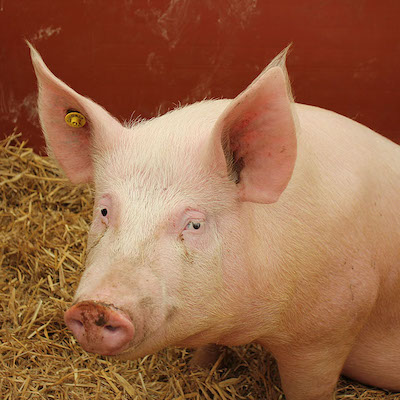
#> input picture Image Adversaries 101/pig.jpg, 400 x 400 px
$ python train_lbp.py --dataset '../Image Adversaries 101'
#> lines starting #> are read from the running program, lines starting #| are printed output that depends on the picture
### Deep Learning 130/Preprocessing/local_binary_pattrens.py
from skimage import feature
import numpy as np

class LocalBinaryPattrens:
    def __init__(self, numPoints, radius):
        # store num of points and radius
        self.numPoints = numPoints
        self.radius = radius

    def describe(self, image, eps=1e-7):
        # compute the local binary pattren representation of the image and use LBP representation to build histogram
        lbp = feature.local_binary_pattern(image, self.numPoints, self.radius, method='uniform')
        (hist, _) = np.histogram(lbp.ravel(), bins=np.arange(0, self.numPoints+3), range=(0, self.numPoints+2))

        # normalize the histogram
        hist = hist.astype('float')
        hist /= (hist.sum() + eps)

        return hist

### Deep Learning 130/train_lbp.py
from Preprocessing.local_binary_pattrens import LocalBinaryPattrens
from sklearn.model_selection import GridSearchCV
from sklearn.model_selection import train_test_split
from sklearn.metrics import classification_report
from sklearn.svm import SVC
from imutils import paths
import argparse
import time
import cv2 as cv
import os

# Construct the argument parser and parse the argument
ap = argparse.ArgumentParser()
ap.add_argument('-d', '--dataset', required=True, help='Path to input dataset')
args = vars(ap.parse_args())

# grab the image paths in input datset directory
imagePaths = list(paths.list_images(args['dataset']))

# initialize the local binary pattrens descriptor along with the data and labels
print('[INFO] extracting featueres...')
desc = LocalBinaryPattrens(24, 8)
data = []
labels = []

# loop over the data set of images
for imagePath in imagePaths:
    # Load image, convert it into grayscale and quantify it using LBPs
    image = cv.imread(imagePath)
#> image is the input picture: shape (400, 400, 3); mean B, G, R 71, 102.6, 154
    gray = cv.cvtColor(image, cv.COLOR_BGR2GRAY)
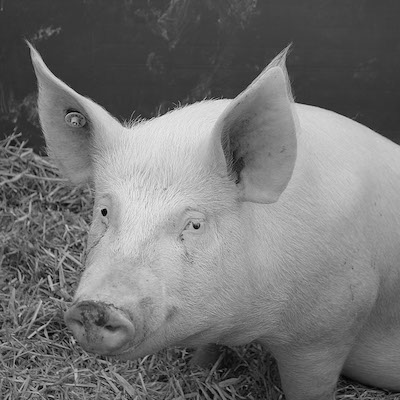
#> gray: shape (400, 400); min 0, max 235, mean 114.4
    hist = desc.describe(gray)
#> in describe, `lbp = feature.local_binary_pattern(image, self.numPoints, self.radius,..`:
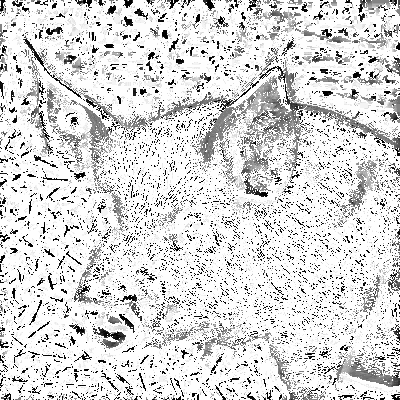
#> lbp: shape (400, 400) float64; min 0, max 25, mean 21.2; drawn with min black and max white
#> in describe, `(hist, _) = np.histogram(lbp.ravel(), bins=np.arange(0, self.numPoints..`: hist = 26 values, max 112285 at index 25, min 634 at index 5, mean 6153.8
#> in describe, `hist /= (hist.sum() + eps)`: hist = 26 values, max 0.702 at index 25, min 0.00396 at index 5, mean 0.0385

    # extract the labels from image path and then update the label and data lists
    labels.append(imagePath.split(os.path.sep)[-2])
    data.append(hist)

# partition the data into training and testing sets 75-25
print('[INFO] Constructing training and testing split...')
#> (the run stopped early here; a loop or call above may not have finished)
